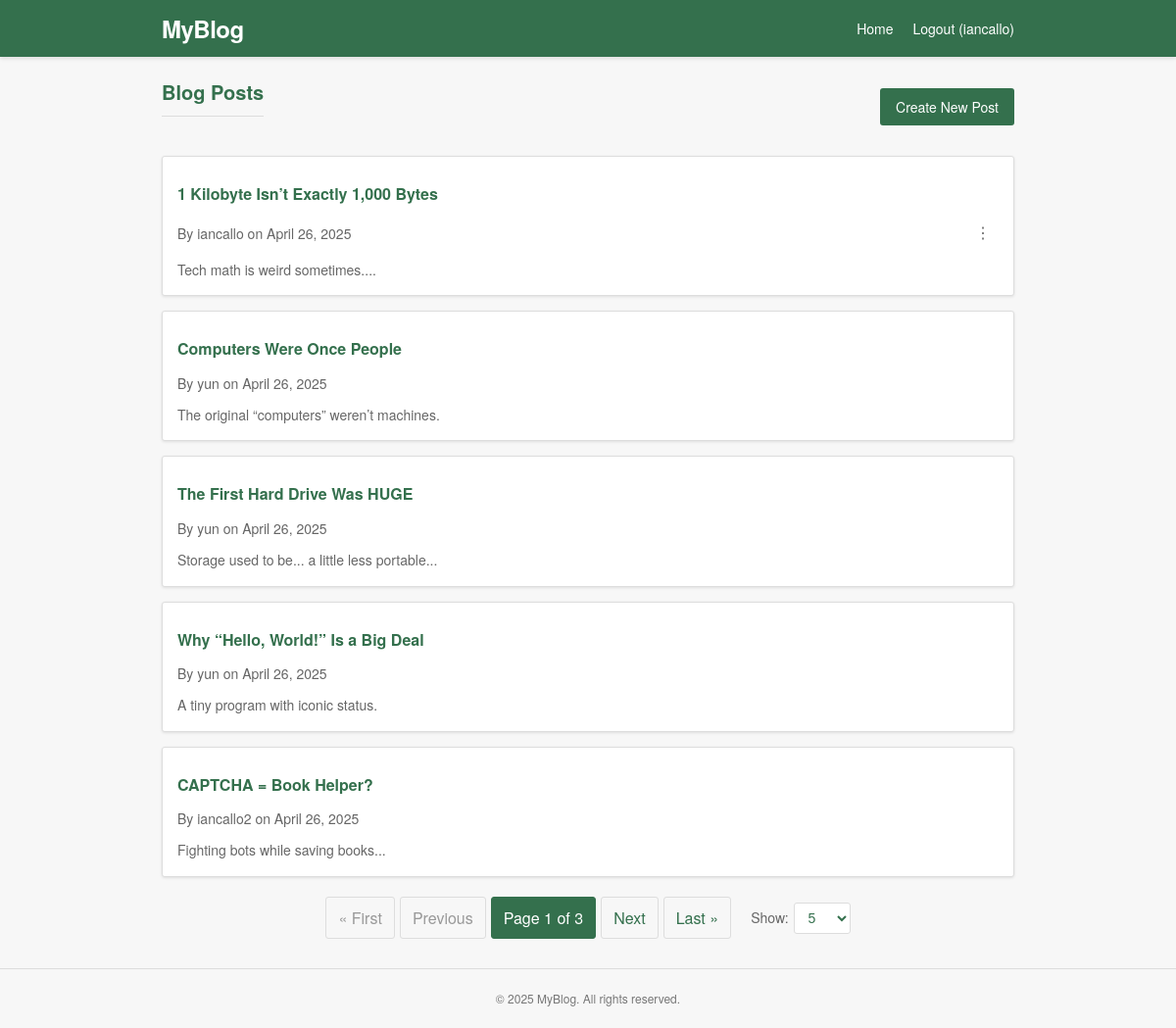
The app's page / (signed in) with its own data.
### posts/models.py (models this page shows, shortened)
class Post(models.Model):
    title = models.CharField(max_length=200)
    description = models.TextField()
    content = models.TextField()
    author = models.ForeignKey(User, on_delete=models.CASCADE, related_name='posts', null=True, blank=True)
    created_at = models.DateTimeField(null=True, blank=True)

### posts/views.py (the view)
# urls.py: path("", PostListView.as_view(), name="post_list"),
class PostListView(ListView):
    model = Post
    template_name = "posts/post_list.html"
    context_object_name = 'posts'
    paginate_by = 5  # Default value
    def get_queryset(self):
        return Post.objects.all().order_by('-created_at')
    def get_paginate_by(self, queryset):
        per_page = self.request.GET.get('per_page', 5)
        try:
            per_page = int(per_page)
            if per_page not in [5, 10, 20, 50]:
                per_page = 5
        except (ValueError, TypeError):
            per_page = 5
        return per_page
    def get_context_data(self, **kwargs):
        context = super().get_context_data(**kwargs)
        context['per_page'] = self.get_paginate_by(None)
        return context

### posts/templates/posts/post_list.html (shortened to what this page needs)
{% load static %}
<!DOCTYPE html>
<html lang="en">
<head>
    <link rel="stylesheet" href="{% static 'posts/css/pagination.css' %}">
</head>
<body>
    <header class="header">
        <div class="header-container">
            <div class="logo"><a href="{% url 'post_list' %}">MyBlog</a></div>
            <div class="nav-links">
                <a href="{% url 'post_list' %}" class="nav-link">Home</a>
                {% if user.is_authenticated %}
                    <a href="{% url 'logout' %}" class="nav-link">Logout ({{ user.username }})</a>
                {% else %}
                    <a href="{% url 'login' %}" class="nav-link">Login</a>
                    <a href="{% url 'signup' %}" class="nav-link">Sign Up</a>
                {% endif %}
            </div>
        </div>
    </header>
    <main class="container">
        <div class="page-header">
            <h1 class="page-title">Blog Posts</h1>
            {% if user.is_authenticated %}
                <a href="{% url 'post_create' %}" class="create-button">Create New Post</a>
            {% endif %}
        </div>
        <div class="post-list">
            {% for post in object_list %}
                <div class="post-card">
                    <h2 class="post-title"><a href="{% url 'post_detail' post.pk %}">{{ post.title }}</a></h2>
                    <div class="post-meta">
                        <span>By {{ post.author }} on {{ post.created_at|date:"F d, Y" }}</span>
                        {% if user.is_authenticated and user == post.author %}
                            <div class="post-actions">
                                <button class="menu-button" onclick="toggleMenu(this)">⋮</button>
                            </div>
                        {% endif %}
                    </div>
                    <p class="post-description">{{ post.description }}</p>
                </div>
            {% empty %}
                <p>No posts yet.</p>
            {% endfor %}
        </div>
        {% include 'posts/pagination.html' %}
    </main>
    <footer class="footer">
        <p>© {% now "Y" %} MyBlog. All rights reserved.</p>
    </footer>
</body>
</html>

### posts/templates/posts/post_list.html (style rules this page uses)
* { margin: 0; padding: 0; box-sizing: border-box; }
body { font-family: 'Lucida Grande', 'Frutiger', 'Helvetica Neue', Arial, sans-serif; background-color: #f7f7f7; color: #333; line-height: 1.6; }
.header { background-color: #34704D; color: white; padding: 10px 0; box-shadow: 0 2px 4px rgba(0, 0, 0, 0.1); }
.header-container { max-width: 900px; margin: 0 auto; padding: 0 15px; display: flex; justify-content: space-between; align-items: center; }
.logo { font-size: 24px; font-weight: bold; letter-spacing: -0.5px; }
.logo a { color: white; text-decoration: none; }
.nav-links { display: flex; gap: 20px; }
.nav-link { color: white; text-decoration: none; font-size: 14px; }
.container { max-width: 900px; margin: 20px auto; padding: 0 15px; }
.page-title { color: #34704D; margin-bottom: 20px; font-size: 20px; font-weight: bold; padding-bottom: 8px; border-bottom: 1px solid #ddd; }
.post-list { display: flex; flex-direction: column; gap: 15px; }
.post-card { background-color: white; border: 1px solid #ddd; border-radius: 3px; padding: 15px; box-shadow: 0 1px 3px rgba(0, 0, 0, 0.1); transition: transform 0.2s ease; }
.post-title { margin-bottom: 8px; }
.post-title a { color: #34704D; text-decoration: none; font-size: 16px; font-weight: bold; }
.post-description { color: #666; font-size: 14px; }
.footer { text-align: center; padding: 20px 15px; margin-top: 30px; color: #777; font-size: 12px; border-top: 1px solid #ddd; }
.page-header { display: flex; justify-content: space-between; align-items: center; margin-bottom: 20px; }
.create-button { background-color: #34704D; color: white; padding: 8px 16px; border-radius: 3px; text-decoration: none; font-size: 14px; transition: background-color 0.2s; }
.post-meta { color: #666; font-size: 14px; margin-bottom: 10px; display: flex; justify-content: space-between; align-items: center; }
.post-actions { position: relative; }
.menu-button { background: none; border: none; color: #666; cursor: pointer; padding: 4px 8px; font-size: 16px; display: flex; align-items: center; justify-content: center; width: 32px; height: 32px; border-radius: 50%; transition: background-color 0.2s; }

### records on screen
Post: title "1 Kilobyte Isn’t Exactly 1,000 Bytes", author "iancallo", created_at "April 26, 2025", description "Tech math is weird sometimes...."
Post: title "Computers Were Once People", author "yun", created_at "April 26, 2025", description "The original “computers” weren’t machines."
Post: title "The First Hard Drive Was HUGE", author "yun", created_at "April 26, 2025", description "Storage used to be... a little less portable..."
Post: title "Why “Hello, World!” Is a Big Deal", author "yun", created_at "April 26, 2025", description "A tiny program with iconic status."
Post: title "CAPTCHA = Book Helper?", author "iancallo2", created_at "April 26, 2025", description "Fighting bots while saving books..."

### other values on screen
{{ user.username }} "iancallo"
{{ page_obj.number }} "1"
{{ page_obj.paginator.num_pages }} "3"
